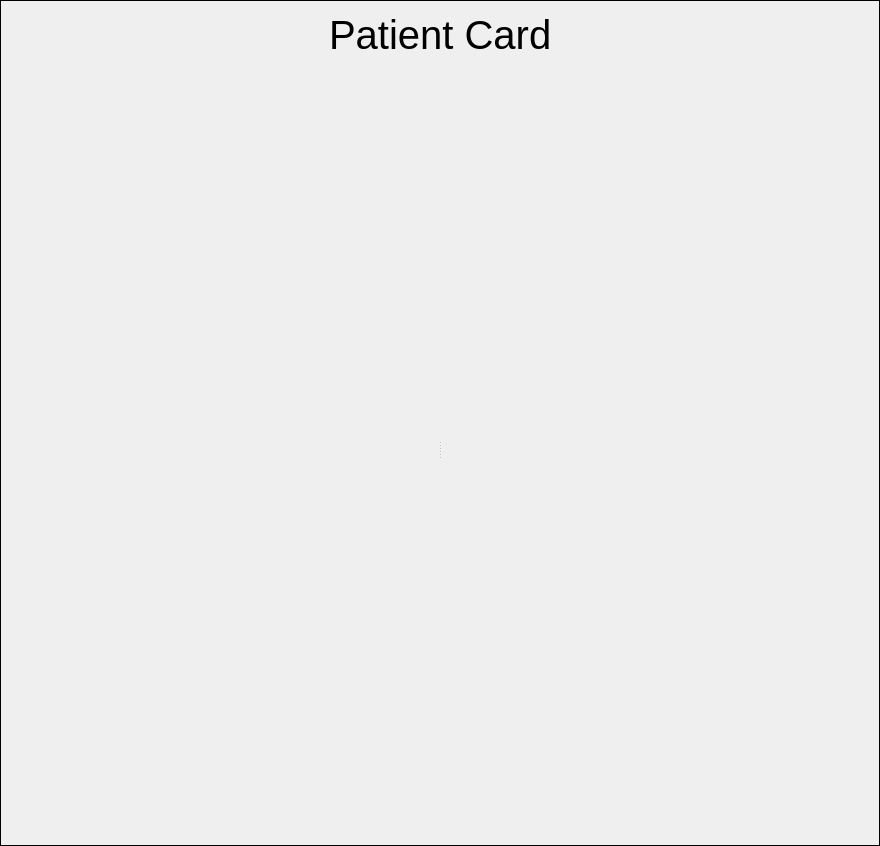
<?xml version="1.0" encoding="UTF-8"?>
<ui version="4.0">
 <class>DefaultPatientCardWidget</class>
 <widget class="QFrame" name="DefaultPatientCardWidget">
  <property name="geometry">
   <rect>
    <x>0</x>
    <y>0</y>
    <width>880</width>
    <height>846</height>
   </rect>
  </property>
  <property name="sizePolicy">
   <sizepolicy hsizetype="Fixed" vsizetype="Expanding">
    <horstretch>0</horstretch>
    <verstretch>0</verstretch>
   </sizepolicy>
  </property>
  <property name="windowTitle">
   <string>Frame</string>
  </property>
  <property name="frameShape">
   <enum>QFrame::Box</enum>
  </property>
  <property name="frameShadow">
   <enum>QFrame::Plain</enum>
  </property>
  <layout class="QVBoxLayout" name="verticalLayout">
   <item>
    <layout class="QHBoxLayout" name="horizontalLayout">
     <property name="sizeConstraint">
      <enum>QLayout::SetDefaultConstraint</enum>
     </property>
     <item>
      <spacer name="horizontalSpacer">
       <property name="orientation">
        <enum>Qt::Horizontal</enum>
       </property>
       <property name="sizeHint" stdset="0">
        <size>
         <width>40</width>
         <height>0</height>
        </size>
       </property>
      </spacer>
     </item>
     <item>
      <widget class="QLabel" name="label">
       <property name="sizePolicy">
        <sizepolicy hsizetype="Fixed" vsizetype="Fixed">
         <horstretch>0</horstretch>
         <verstretch>0</verstretch>
        </sizepolicy>
       </property>
       <property name="font">
        <font>
         <pointsize>30</pointsize>
        </font>
       </property>
       <property name="text">
        <string>Patient Card</string>
       </property>
      </widget>
     </item>
     <item>
      <spacer name="horizontalSpacer_2">
       <property name="orientation">
        <enum>Qt::Horizontal</enum>
       </property>
       <property name="sizeHint" stdset="0">
        <size>
         <width>40</width>
         <height>0</height>
        </size>
       </property>
      </spacer>
     </item>
    </layout>
   </item>
   <item>
    <widget class="QSplitter" name="splitter">
     <property name="sizePolicy">
      <sizepolicy hsizetype="Expanding" vsizetype="Expanding">
       <horstretch>0</horstretch>
       <verstretch>0</verstretch>
      </sizepolicy>
     </property>
     <property name="orientation">
      <enum>Qt::Horizontal</enum>
     </property>
     <widget class="QFrame" name="leftFrame">
      <property name="sizePolicy">
       <sizepolicy hsizetype="Preferred" vsizetype="Expanding">
        <horstretch>0</horstretch>
        <verstretch>0</verstretch>
       </sizepolicy>
      </property>
      <property name="minimumSize">
       <size>
        <width>0</width>
        <height>0</height>
       </size>
      </property>
      <property name="maximumSize">
       <size>
        <width>16777215</width>
        <height>16777215</height>
       </size>
      </property>
      <property name="frameShape">
       <enum>QFrame::NoFrame</enum>
      </property>
      <layout class="QVBoxLayout" name="verticalLayout_3">
       <property name="spacing">
        <number>8</number>
       </property>
       <property name="margin">
        <number>0</number>
       </property>
      </layout>
     </widget>
     <widget class="QFrame" name="rightFrame">
      <property name="sizePolicy">
       <sizepolicy hsizetype="Fixed" vsizetype="Expanding">
        <horstretch>0</horstretch>
        <verstretch>0</verstretch>
       </sizepolicy>
      </property>
      <property name="maximumSize">
       <size>
        <width>510</width>
        <height>16777215</height>
       </size>
      </property>
      <property name="frameShape">
       <enum>QFrame::NoFrame</enum>
      </property>
      <layout class="QVBoxLayout" name="verticalLayout_6">
       <property name="spacing">
        <number>10</number>
       </property>
       <property name="margin">
        <number>0</number>
       </property>
      </layout>
     </widget>
    </widget>
   </item>
  </layout>
 </widget>
 <resources>
  <include location="hmdbCommunicationIcons.qrc"/>
 </resources>
 <connections/>
 <slots>
  <slot>currentSessionChanged(QTreeWidgetItem*,QTreeWidgetItem*)</slot>
 </slots>
</ui>
